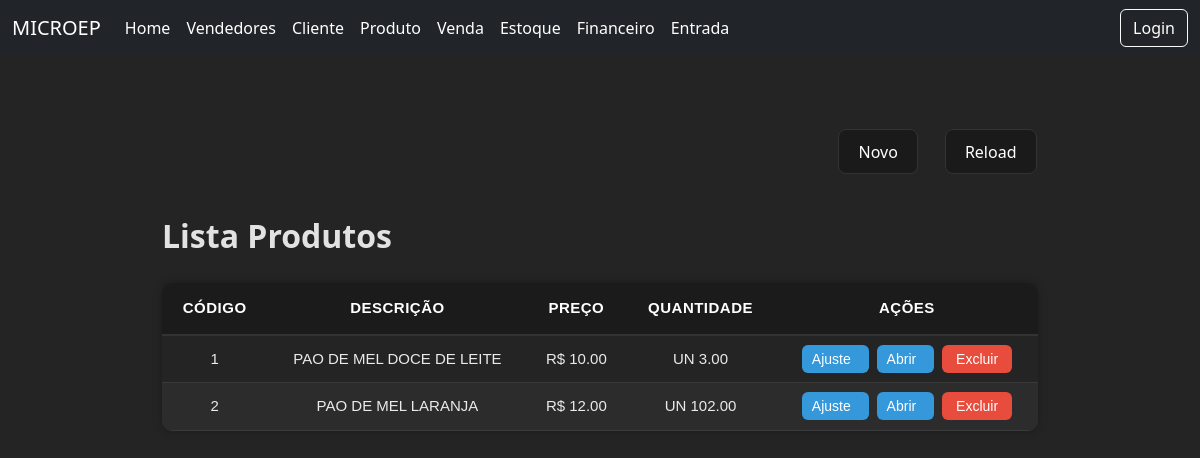
The page /produtos/ on the database as committed earlier.
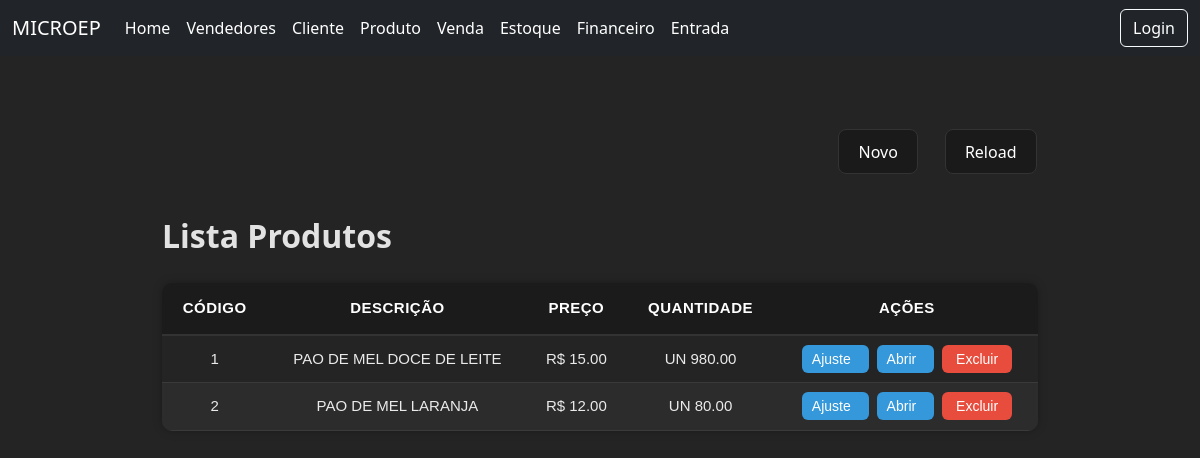
The same page on the database as committed later.
### core/models.py (models this page shows, shortened)
class Produto(models.Model):
    codigo = models.IntegerField()
    descricao = models.CharField(max_length=100)
    preco = models.DecimalField(max_digits=10,decimal_places=2)
    unidade = models.CharField(max_length=2,default="UN")
    quantidadeestoque = models.DecimalField(max_digits=10,decimal_places=2,default=0)

### core/views.py (the view)
# urls.py: path('produtos/',views.produtoview,name='produtos'),
def produtoview(request):
    produtos = Produto.objects.all()
    return render(request,'modelos/produtos.html',{'produtos':produtos})

### core/templates/modelos/produtos.html (shortened to what this page needs)
<!DOCTYPE html>
<html lang="en">
<head>
    {% load static %}
    <link rel="stylesheet" href="{% static 'produtos.css' %}">
</head>
<body>
    {% include 'components/navbar.html' %}
    <div class="divcentral">
        <div class="controlebuttons">
            <div class="buttonsalign">
                <button class="buttonp">
                    <a href="{% url 'cadastroproduto' %}">Novo</a>
                </button>
                <button class="buttonp">
                    <a href="{% url 'produtos' %}">Reload</a>
                </button>
            </div>
        </div>
        <div class="grid">
            <h2 class="fw-bold">Lista Produtos</h2>
            <table class="tabela-vendedores">
                <thead>
                    <tr>
                        <th class="colunmgrid text-center">Código</th>
                        <th class="text-center">Descrição</th>
                        <th class="text-center">Preço</th>
                        <th class="text-center">Quantidade</th>
                        <th class="text-center">Ações</th>
                    </tr>
                </thead>
                <tbody>
                    {% for p in produtos %}
                    <tr>
                        <td class="text-center">{{ p.codigo }}</td>
                        <td class="text-center">{{ p.descricao }}</td>
                        <td class="text-center">R$ {{ p.preco }}</td>
                        <td class="text-center">UN {{ p.quantidadeestoque }}</td>
                        <td class="text-center">
                            <a href="{% url 'ajustarestoque' p.id %}" class="btn-detalhe text-center me-2">
                                Ajuste
                            </a>
                            <a href="{% url 'editarproduto' p.id %}" class="btn-detalhe me-2">
                                Abrir
                            </a>
                            <a href="{% url 'removerproduto' p.id %}" class="btn-delete">
                                Excluir
                            </a>
                        </td>
                    </tr>
                    {% endfor %}
                </tbody>
            </table>
        </div>
    </div>
</body>
</html>

Rows that differ between the two databases and show on the page:
changed Produto "PAO DE MEL DOCE DE LEITE": preco "10.00" → "15.00"; quantidadeestoque "3.00" → "980.00"
changed Produto "PAO DE MEL LARANJA": quantidadeestoque "102.00" → "80.00"
